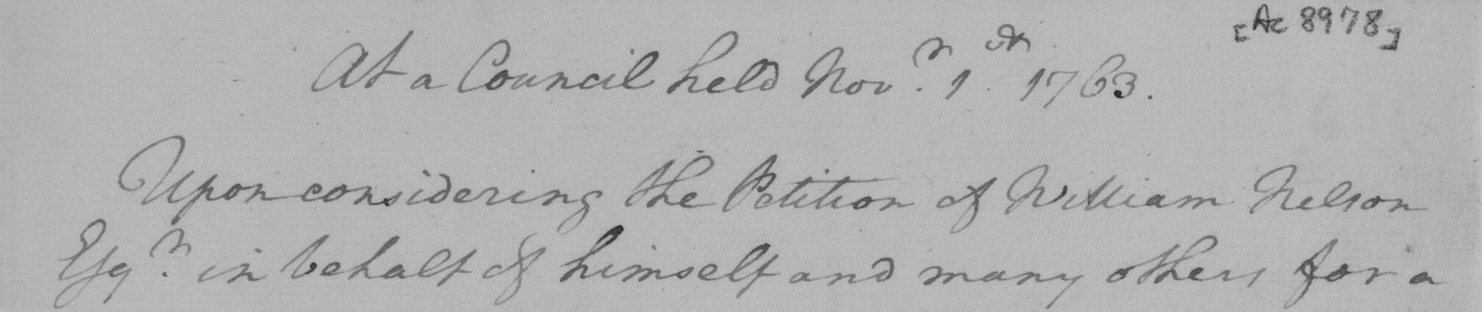
%> input picture lab3/upload/BinarizeWithGC/DIBCO/1.bmp, 1482 x 312 px, shrunk from 2025 x 426 before the run; its folder holds 3 pictures in this run
$ octave Ex01.m   (GNU Octave 9; MATLAB toolbox functions it lacks are replaced by stand-ins)
%> lines starting %> are read from the running program, lines starting %| are printed output that depends on the picture; in (x1, y1, x2, y2) boxes, pixels count from 0 and x2, y2 are one past the last pixel; in counts of white or black regions, pixels touching at a corner belong together; the program's own positions count from 1
% Call this function with the file name of the source image and the
% file name for the output image.
clear all; close all;
%####################### MACROS ##########################
InputDir  = dir('./DIBCO');
addpath('./DIBCO');

OutDir = './Otsu';

if (~exist(OutDir,'dir'))
    mkdir(OutDir);
end

x={};
for i = 1:size(InputDir,1)
    x = [x; InputDir(i).name];
end
InputDir = x(3:end);

Input  = InputDir;

%####################### ENTER MAIN ##########################
for f = 1:size(Input)

    iim   = imread(char(Input(f)));
%> iim is the input picture: size 312x1482x3 uint8; min 30, max 199, mean 177.3
    level = graythresh(iim);
%> level = 0.592
    BW    = im2bw(iim,level);
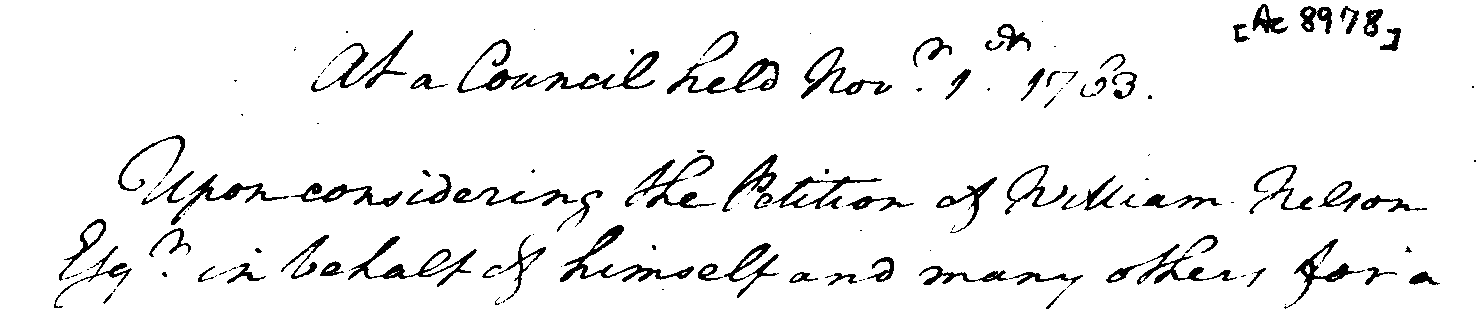
%> BW: size 312x1482 logical; 93.7% white; 150 black regions (72 under 20 px), largest, box (x1, y1, x2, y2) and area: (457, 39, 659, 93) 1854, (560, 225, 694, 282) 1272, (348, 236, 477, 287) 1165

    oldFolder = cd(OutDir);
    oFile     = strcat(num2str(f),'_Otsu.png');

    imwrite(BW, oFile);

    cd(oldFolder);
end
%> pass 2 of the loop `for f = 1:size(Input)`:
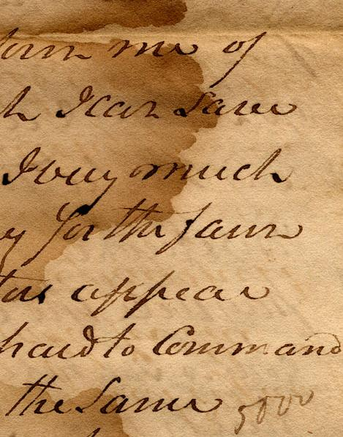
%> input picture lab3/upload/BinarizeWithGC/DIBCO/3.png, 343 x 437 px, shrunk from 469 x 597 before the run
%> iim is the input picture: size 437x343x3 uint8; mean R, G, B 187.1, 144.3, 97
%> level = 0.537
%> `BW    = im2bw(iim,level);`:
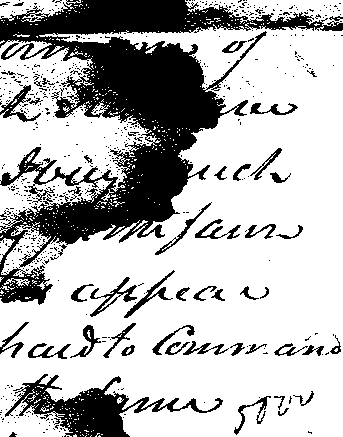
%> BW: size 437x343 logical; 71.9% white; 605 black regions (555 under 20 px), largest, box (x1, y1, x2, y2) and area: (0, 0, 343, 305) 30620, (5, 374, 223, 437) 4131, (90, 277, 137, 317) 426
%> pass 3 of the loop `for f = 1:size(Input)`:
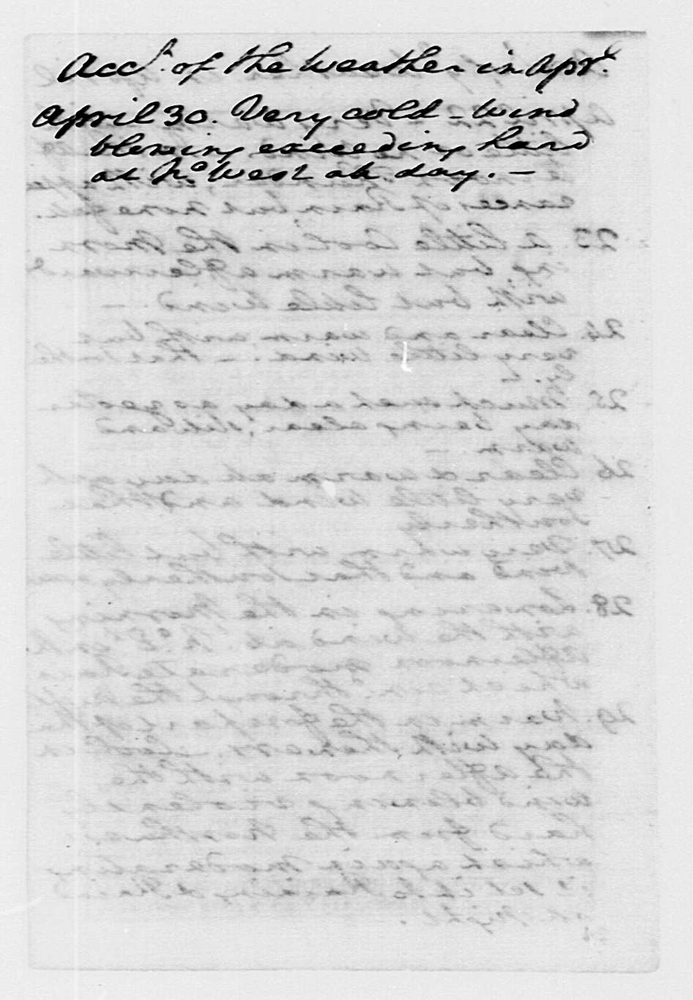
%> input picture lab3/upload/BinarizeWithGC/DIBCO/6.bmp, 693 x 1000 px, shrunk from 946 x 1366 before the run
%> iim is the input picture: size 1000x693x3 uint8; min 0, max 255, mean 213.1
%> level = 0.525
%> `BW    = im2bw(iim,level);`:
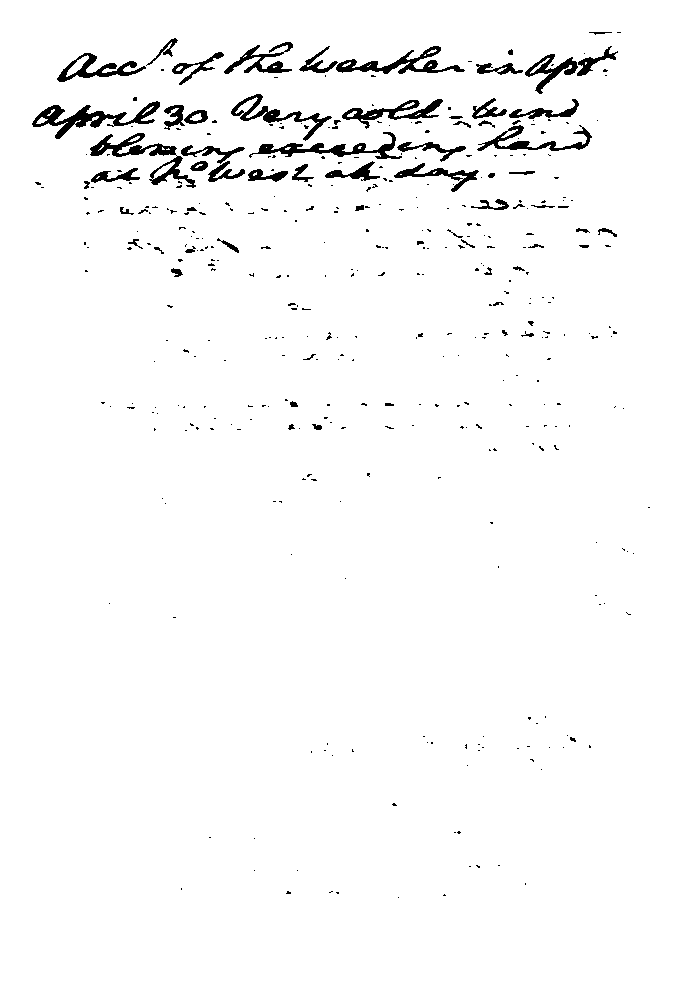
%> BW: size 1000x693 logical; 97.4% white; 403 black regions (335 under 20 px), largest, box (x1, y1, x2, y2) and area: (32, 101, 160, 139) 1423, (90, 133, 196, 188) 1300, (336, 46, 465, 74) 1085
